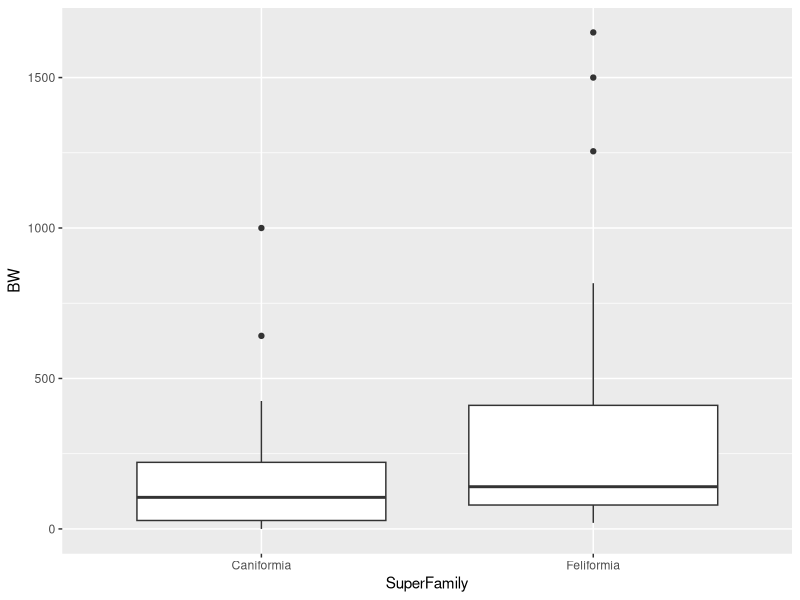

R code for this plot:
## ---- chunk 1
library(ape)
data(carnivora)
## ---- chunk 2
BW_has_NA <- is.na(carnivora$BW)
## ---- chunk 3
nm_of_obs <- sum(!BW_has_NA)
## ---- chunk 4
(df <- dplyr::summarise(dplyr::group_by(carnivora, SuperFamily),
                        Mn=mean(BW, na.rm = TRUE),
                        StDev=sd(BW, na.rm = TRUE),
                        Med=median(BW, na.rm = TRUE),
                        IQR=IQR(BW, na.rm = TRUE)))
## ---- chunk 5
ggplot2::qplot(data=carnivora, SuperFamily, BW, geom="boxplot")
